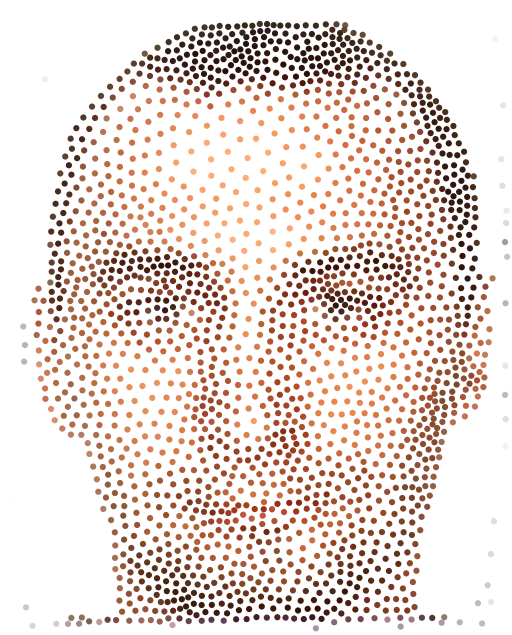
#> input picture resultats/stippling/Daniel6-stipple_densite_couleur_peu_peu.png, 512 x 635 px; its folder holds only this picture in this run
$ python stippling_weighted_color.py resultats/stippling/Daniel6-stipple_densite_couleur_peu_peu.png
#> lines starting #> are read from the running program, lines starting #| are printed output that depends on the picture
### weighthed_voronoi_functions_stippling.py
import numpy as np
from scipy.spatial import Voronoi
from joblib import Parallel, delayed
from numba import njit, prange

# Fonction qui retourne la liste des points contenues dans le polygone
def points_contenus_polygone(polygone):

    # Vérifier si le polygone est vide
    if len(polygone) == 0:
        return np.array([])

    n = len(polygone)
    X, Y = polygone[:, 0], polygone[:, 1]
    ymin = int(np.ceil(Y.min()))
    ymax = int(np.floor(Y.max()))

    P = []
    for y in range(ymin, ymax+1):
        segments = []
        for i in range(n):
            index1, index2 = i, (i+1) % n
            y1, y2 = Y[index1], Y[index2]
            x1, x2 = X[index1], X[index2]
            if y1 > y2:
                y1, y2 = y2, y1
                x1, x2 = x2, x1
            elif y1 == y2:
                continue
            if (y1 <= y < y2) or (y == ymax and y1 < y <= y2):
                segments.append((y-y1) * (x2-x1) / (y2-y1) + x1)

        segments.sort()

        # Éviter les erreurs d'indexation si segments a une longueur impaire
        num_pairs = len(segments) // 2
        for i in range(num_pairs):
            x1 = int(np.ceil(segments[2*i]))
            x2 = int(np.floor(segments[2*i+1]))

            P.extend([[x, y] for x in range(x1, x2+1)])

    if not len(P):
        return polygone
    return np.array(P)

# Fonction pour calculer les centroides de manière uniforme, à l'aide de l'aire
# [35 lines left out: function centroide_uniform, not called in this run]


def centroide_pondere(polygone, densite_image):

    # Vérifier si le polygone est vide
    if len(polygone) == 0:
        return np.array([0, 0])

    # Récupérer tous les points à l'intérieur du polygone
    points_internes = points_contenus_polygone(polygone)

    # Limiter les coordonnées aux dimensions de l'image
    points_internes[:, 0] = np.clip(points_internes[:, 0], 0, densite_image.shape[1]-1)
    points_internes[:, 1] = np.clip(points_internes[:, 1], 0, densite_image.shape[0]-1)

    # Convertir en coordonnées entières pour l'indexation
    x = np.floor(points_internes[:, 0]).astype(int)
    y = np.floor(points_internes[:, 1]).astype(int)

    # Récupérer les densités à ces coordonnées
    densite_points = densite_image[y, x]

    # Ajouter une dimension pour la multiplication par coordonnées
    densite_points = densite_points.reshape(-1, 1)

    # Si la somme des densités est trop faible, retourner le centre du polygone
    if np.sum(densite_points) < 1e-10:
        return np.mean(points_internes, axis=0)

    # Calculer le centroïde pondéré
    centroide = np.sum(points_internes * densite_points, axis=0) / np.sum(densite_points)

    return centroide

# Fonction pour parallélisation: Calcul du centroïde pondéré pour d'une région
def compute_centroid_for_region(region, vertices, density):
    polygon = vertices[region]
    return centroide_pondere(polygon, density)

# Fonction qui permet de calculer l'ensemble des nouveaux centroids
def compute_centroids(points, density, boundaries, min_distance=None, parallel=True, n_jobs=-1):

    # Verifier que le "radius" est respecté
    if min_distance is not None:
        points = apply_point_repulsion(points, min_distance=min_distance)

    # Diagramme de Voronoi
    vor = voronoi(points, boundaries)
    regions = vor.filtered_regions
    vertices = vor.vertices

    # Lloyd relaxation
    if not parallel:
        centroids = [centroide_pondere(vertices[region], density) for region in regions]
    else:
        centroids = Parallel(n_jobs=n_jobs)(
            delayed(compute_centroid_for_region)(region, vertices, density)
            for region in regions
        )

    return regions, np.array(centroids)


# Renvoie un booleen pour chaque point pour savoir s'il appartient à l'image
@njit
def appartient_image(points,dim_image):
    return np.logical_and(
        np.logical_and(dim_image[0] <= points[:, 0], points[:, 0] <= dim_image[1]),
        np.logical_and(dim_image[2] <= points[:, 1], points[:, 1] <= dim_image[3])
    )

# Calcul du diagramme de Voronoi sur l'image entière
def voronoi(points, dim_image):

    # Verifier que le point appartient bien à l'image
    appartient = appartient_image(points,dim_image)

    # Gestion des frontières en mirroir (seule solution vraiment probante dans notre cas)
    points_center = points[appartient,:]
    points_left = np.copy(points_center)
    points_left[:, 0] = dim_image[0] - (points_left[:, 0] - dim_image[0])
    points_right = np.copy(points_center)
    points_right[:, 0] = dim_image[1] + (dim_image[1] - points_right[:, 0])
    points_down = np.copy(points_center)
    points_down[:, 1] = dim_image[2] - (points_down[:, 1] - dim_image[2])
    points_up = np.copy(points_center)
    points_up[:, 1] = dim_image[3] + (dim_image[3] - points_up[:, 1])
    points = np.append(points_center,
                       np.append(np.append(points_left, points_right, axis=0),
                                 np.append(points_down, points_up, axis=0),
                                 axis=0), axis=0)

    # Calcul de Voronoi
    vor = Voronoi(points)
    eps = 0.1
    regions = []

    for region in vor.regions:
        region_valide = True
        for indice_sommet in region:
            if indice_sommet == -1:
                region_valide = False
                break
            else:
                # Verifier que chaque sommet est bien dans l'image
                x = vor.vertices[indice_sommet, 0]
                y = vor.vertices[indice_sommet, 1]
                if not(dim_image[0]-eps <= x <= dim_image[1]+eps and
                       dim_image[2]-eps <= y <= dim_image[3]+eps):
                    region_valide = False
                    break

        if region !=[] and region_valide:
            regions.append(region)

    vor.filtered_regions = regions

    return vor

# Fonction pour respecter la force de répulsion soit le "radius" dans l'article
@njit(parallel=True)
def compute_repulsion_forces(points, min_dist, force_strength):
    n = points.shape[0]
    displacements = np.zeros_like(points)

    for i in prange(n):
        dx, dy = 0.0, 0.0
        for j in range(n):
            if i != j:
                diff = points[i] - points[j]
                dist = np.sqrt(diff[0]**2 + diff[1]**2)
                if dist < min_dist and dist > 1e-5:
                    repulsion = (min_dist - dist) / dist
                    dx += diff[0] * repulsion
                    dy += diff[1] * repulsion
        displacements[i, 0] = dx * force_strength
        displacements[i, 1] = dy * force_strength
    return displacements

@njit
def apply_point_repulsion(points, min_distance=5.0, iterations=50, force=0.1, tolerance=1e-3):
    points = points.copy()
    for _ in range(iterations):
        displacement = compute_repulsion_forces(points, min_distance, force)
        movement = np.linalg.norm(displacement)
        points += displacement
        if movement < tolerance:
            break
    return points

### stippling_weighted_color.py
import tqdm
import weighthed_voronoi_functions_stippling
import os.path
import numpy as np
import argparse
import matplotlib.pyplot as plt
from matplotlib.animation import FuncAnimation
from numba import njit, prange
import cv2


#Normalisation de la densité
@njit
def normaliser(densite):

    min, max = np.min(densite), np.max(densite)
    if max - min > 1e-5:
        densite = (densite-min)/(max-min)
    else:
        densite = np.zeros_like(densite)
    return densite


# Initialisation parallélisée basée sur la méthode probabiliste du rejet (indiquée dans l'article)
@njit
def initialisation_points(nb_points, densite_image, rejection_power=1.0):
    height, width = densite_image.shape
    points = np.empty((nb_points, 2), dtype=np.float32)
    i = 0

    densite = densite_image ** rejection_power if rejection_power != 1.0 else densite_image

    while i < nb_points:
        x = np.random.uniform(0, height)
        y = np.random.uniform(0, width)
        p = np.random.uniform(0, 1)
        u_int = int(np.floor(x))
        v_int = int(np.floor(y))

        if p < densite[u_int, v_int]:
            points[i, 0] = y
            points[i, 1] = x
            i += 1

    return points

# Evolution du mouvement (critère d'arrët)
@njit(parallel=True)
def mouvement_moyen(old_points, new_points):
    total = 0.0
    for i in prange(old_points.shape[0]):
        dx = new_points[i, 0] - old_points[i, 0]
        dy = new_points[i, 1] - old_points[i, 1]
        total += (dx*dx + dy*dy)**0.5
    return total / old_points.shape[0]

#Main
if __name__ == '__main__':

    # Paramètres par défaut
    default = {
        "nb_points": 2000,
        "max_iter": 500,
        "seuil_convergence": 1e-4,
        "seuil_niveau_gris": 90,
        "taille_points": (10.0, 10.0),
        "affichage_intermediaire": False,
        "affichage_final": True,
        "puissance_contraste": 1,
        "influence_densite_initialisation": 1,
        "densite_centroide": 2,
        "figsize": 5.12,
        "min_distance":5e-3,
    }

    # Gestion des arguments de la ligne de commande
    description = "Weighted Voronoi Stippling"
    parser = argparse.ArgumentParser(description=description)
    parser.add_argument("image", type=str, help="Image à traiter")
    parser.add_argument("--nb_points", type=int, default=default["nb_points"], help="Nombre de points")
    parser.add_argument("--max_iter", type=int, default=default["max_iter"], help="Nombre maxiamal d'itération")
    parser.add_argument("--seuil_convergence", type=float, default=default["seuil_convergence"], help="Seuil de convergence")
    parser.add_argument("--taille_points", type=float, nargs=2, default=default["taille_points"], help="Taille des points pour l'affichage final")
    parser.add_argument("--seuil_niveau_gris", type=int, default=default["seuil_niveau_gris"], help="Seuil pour le niveau de gris")
    parser.add_argument("--affichage_intermediaire", default=default["affichage_intermediaire"], action='store_true', help="Afficher pas à pas le calcul")
    parser.add_argument("--affichage_final", default=default["affichage_final"], action='store_true', help="Afficher le résultat")
    parser.add_argument('--figsize', metavar='w,h', type=int, default=default["figsize"], help='Taille de la figure')
    parser.add_argument("--min_distance", type=float, default=default["min_distance"], help="Distance minimale entre 2 points")

    # Renforcement de la prise en compte de la densité
    parser.add_argument('--puissance_contraste', metavar='n', type=float, default=default["puissance_contraste"],help="Facteur pour augmenter le contraste")
    parser.add_argument('--influence_densite_initialisation', metavar='n', type=float, default=default["influence_densite_initialisation"], help="Facteur pour augementer l'influence de la densite dans l'initialisation")
    parser.add_argument('--densite_centroide', metavar='n', type=float,default=default["densite_centroide"],help=" Facteur pour l'influence de la densité dans le calcul des centroïdes.")
    args = parser.parse_args()

    nom_image = args.image
    image_brg = cv2.imread(nom_image, cv2.IMREAD_COLOR)
#> image_brg is the input picture: shape (635, 512, 3); mean B, G, R 217.3, 222.6, 234.5
    image_rgb = cv2.cvtColor(image_brg, cv2.COLOR_BGR2RGB)

    image_rgb = image_rgb/255

    # Convertir en une carte de densité
    densite_image = 0.299 * image_rgb[:, :, 0] + 0.587 * image_rgb[:, :, 1] + 0.114 * image_rgb[:, :, 2]
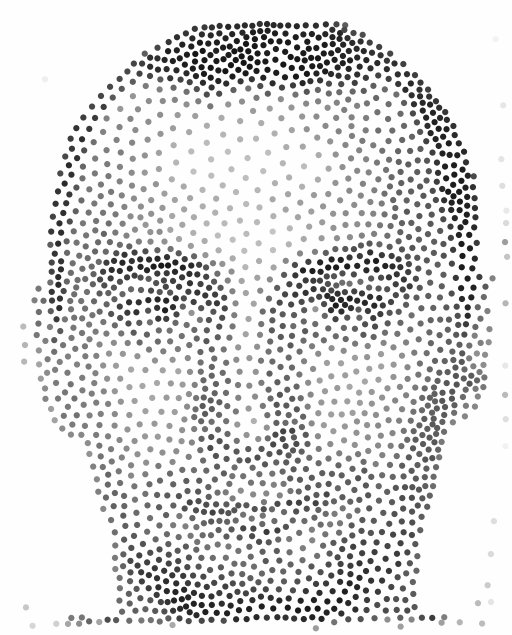
#> densite_image: shape (635, 512) float64; min 0.0835, max 1, mean 0.884

    # On inverse et normalise la carte de densité
    densite_image = 1.0 - normaliser(densite_image)
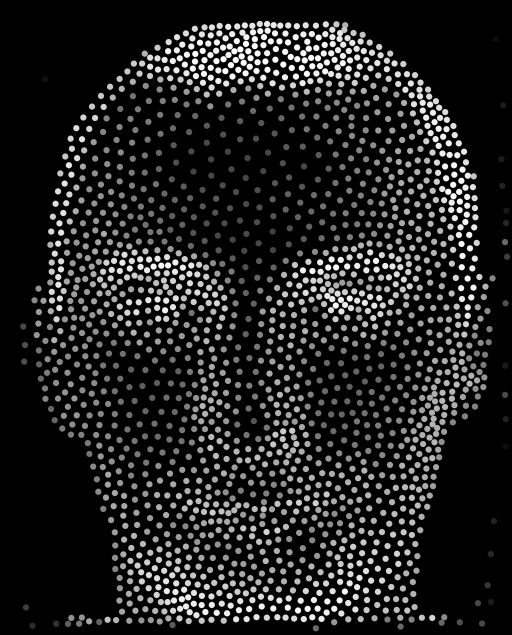
#> densite_image: shape (635, 512) float64; min 0, max 1, mean 0.126
    # On la met dans le bon sens
    densite_image = densite_image[::-1, :]
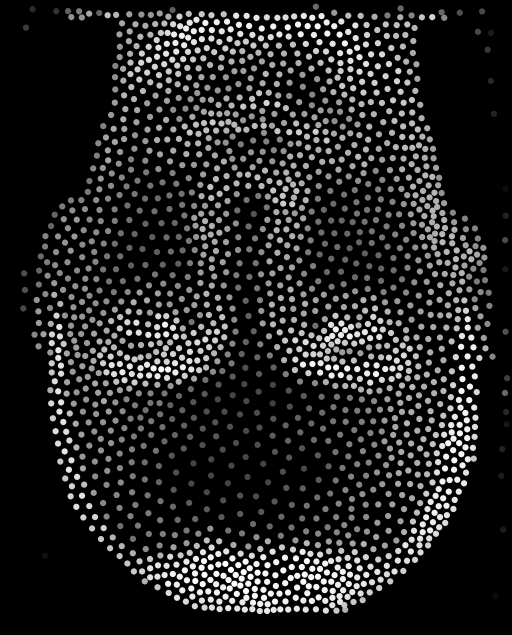
#> densite_image: shape (635, 512) float64; min 0, max 1, mean 0.126

    # Augmenter l'influence de la densité de l'image
    if args.puissance_contraste!=1:
        densite_image = densite_image**args.puissance_contraste

    # Gestion de l'enregistrement des résultats
    output_dir = os.path.join("resultats/stippling")
    basename = (os.path.basename(nom_image).split('.'))[0]
    png_filename = os.path.join(output_dir, basename + "-stipple_densite_couleur.png")

    # Initialisation
    points = initialisation_points(args.nb_points, densite_image, rejection_power=args.influence_densite_initialisation)
#> points = 2000 pairs, first value 26.29 to 504.1, second value 10.35 to 613.4

    # Gestion des dimensions de la fenêtre
    xmin, xmax = 0, densite_image.shape[1]
#> xmin = 0; xmax = 512
    ymin, ymax = 0, densite_image.shape[0]
#> ymin = 0; ymax = 635
    bbox = np.array([xmin, xmax, ymin, ymax])
#> bbox = [0, 512, 0, 635]
    ratio = (xmax-xmin)/(ymax-ymin)
#> ratio = 0.806

    # Affichage interactif
    def update_points(points):
        _ , new_points = weighthed_voronoi_functions_stippling.compute_centroids(points, densite_image, bbox, min_distance=args.min_distance)
        return new_points

    if args.affichage_intermediaire:

        fig = plt.figure(figsize=(args.figsize, args.figsize / ratio), facecolor="white")
        ax = fig.add_axes([0, 0, 1, 1], frameon=False)
        ax.set_xlim([xmin, xmax])
        ax.set_xticks([])
        ax.set_ylim([ymin, ymax])
        ax.set_yticks([])

        # Récupération de la couleur des pixels sur l'image initiale pour l'affichage
        Pi = points.astype(int)
        X = np.maximum(np.minimum(Pi[:, 0], densite_image.shape[1]-1), 0)
        Y = np.maximum(np.minimum(Pi[:, 1], densite_image.shape[0]-1), 0)
        image_rgb = image_rgb[::-1, :]
        colors = image_rgb[Y, X]
        scatter = ax.scatter(points[:, 0], points[:, 1], s=1, facecolor=colors, edgecolor="None")

        # Renforcement de la densité dans le calcul des centroides
        if args.densite_centroide != 1.0:
            densite_image = densite_image ** args.densite_centroide

        # Bar de chargement
        bar = tqdm.tqdm(total=args.max_iter)

        # Lloyd relaxation
        def update(frame):
            global points
            old_points = points.copy()
            points = update_points(points)
            mouvement_moyen_points = mouvement_moyen(old_points, points)
            Pi = points.astype(int)
            X = np.clip(Pi[:, 0], 0, densite_image.shape[1] - 1)
            Y = np.clip(Pi[:, 1], 0, densite_image.shape[0] - 1)
            sizes = (args.taille_points[0] + (args.taille_points[1] - args.taille_points[0]) * densite_image[Y, X])
            scatter.set_offsets(points)
            scatter.set_sizes(sizes)
            bar.update()

            if mouvement_moyen_points < args.seuil_convergence:
                print(f"\nConvergence atteinte en {frame+1} itérations.")
                plt.savefig(png_filename)
                bar.close()
                animation.event_source.stop()

        animation = FuncAnimation(fig, update, repeat=False, frames=args.max_iter - 1)
        plt.show()

    # Pas d'affichage interactif
    else:
        if args.densite_centroide != 1.0:
            densite_image = densite_image ** args.densite_centroide
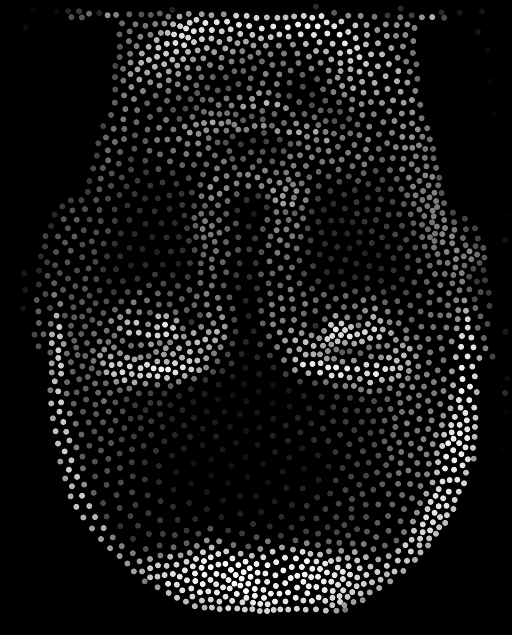
#> densite_image: shape (635, 512) float64; min 0, max 1, mean 0.082

        bar = tqdm.tqdm(total=args.max_iter)
        for i in range(args.max_iter):
            old_points = points.copy()
#> (the run stopped early here; a loop or call above may not have finished)
